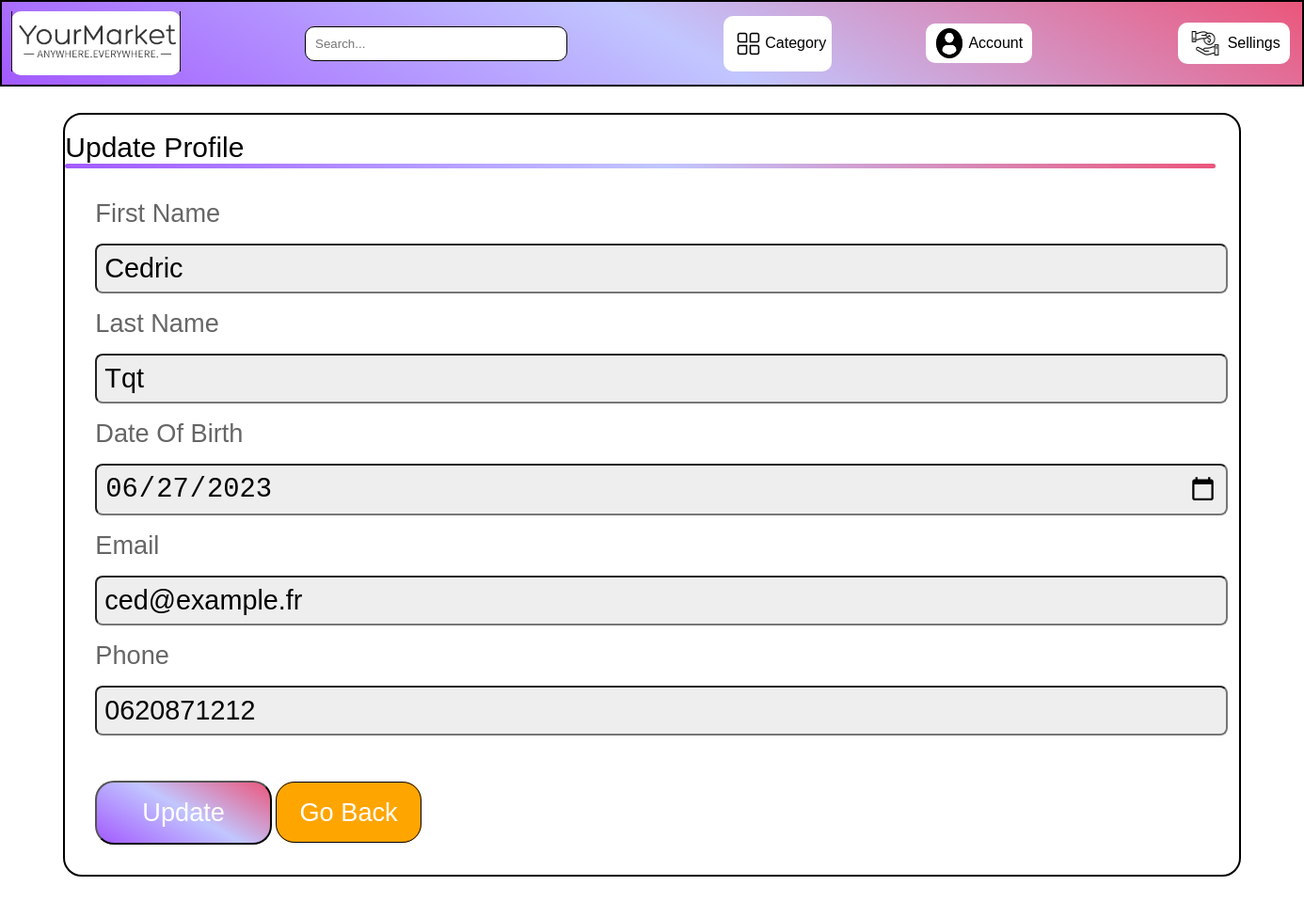
Screenshot of /php/update_profile.php (signed in) with the database file from the repository.
### tables this page shows
CREATE TABLE IF NOT EXISTS `seller` (
  `ID_Seller` int NOT NULL AUTO_INCREMENT,
  `lastname` varchar(20) NOT NULL,
  `firstname` varchar(20) NOT NULL,
  `phone` varchar(10) DEFAULT NULL,
  `dateofbirth` date NOT NULL,
  `email` varchar(200) NOT NULL,
  `password` varchar(255) NOT NULL,
  PRIMARY KEY (`ID_Seller`),
  UNIQUE KEY `email` (`email`)
);

### php/update_profile.php (the view, shortened to what this page needs)
<?php
$mysqli = require __DIR__ . "/connecdb.php";
$userId = $_SESSION["user_id"];
$userType = $_SESSION["user_type"];
if ($userType === 'seller') {
    $select_profile = $mysqli->prepare("SELECT firstname, lastname, dateofbirth, email, phone FROM `seller` WHERE ID_Seller = ?");
} else {
    $select_profile = $mysqli->prepare("SELECT firstname, lastname, dateofbirth, email, phone FROM `buyer` WHERE ID_Buyer = ?");
}
$select_profile->bind_param("i", $userId);
$select_profile->execute();
$result = $select_profile->get_result();
$profile = null;
if ($result->num_rows > 0) {
    $profile = $result->fetch_assoc();
}
?>
<!DOCTYPE html>
<html lang="en">
<head>
    <link href="../css/profile.css" rel="stylesheet" type="text/css">
</head>
<body>
<?php include 'navbar.php'; ?>
<?php if (empty($searchQuery) && empty($_GET['category'])): ?>
    <div CLASS="box-principal">
        <div class="box-update-profile">
            <div class="category-title">
                <br>
                <label class="title-1"> Update Profile</label>
            </div>
            <div class="bar-random">
            </div>
            <section class="update-profile">
                <?php if ($profile !== null): ?>
                    <form action="" method="post">
                        <span>First Name</span>
                        <input type="text" name="firstname" id="firstname" required class="box" maxlength="100"
                               value="<?= isset($profile['firstname']) ? $profile['firstname'] : ''; ?>">
                        <span>Last Name</span>
                        <input type="text" name="lastname" id="lastname" required class="box" maxlength="100"
                               value="<?= isset($profile['lastname']) ? $profile['lastname'] : ''; ?>">
                        <span>Date Of Birth</span>
                        <input type="date" name="dateofbirth" id="dateofbirth" required class="box"
                               value="<?= isset($profile['dateofbirth']) ? $profile['dateofbirth'] : ''; ?>">
                        <span>Email</span>
                        <input type="email" name="email" id="email" required class="box"
                               value="<?= isset($profile['email']) ? $profile['email'] : ''; ?>">
                        <span>Phone</span>
                        <input type="tel" name="phone" id="phone"  class="box"
                               value="<?= isset($profile['phone']) ? $profile['phone'] : ''; ?>">
                        <div class="flex-btn">
                            <input type="submit" name="update" class="updatebtn" value="Update">
                            <a href="profile.php" class="option-btn">Go Back</a>
                        </div>
                    </form>
                <?php else: ?>
                    <p class="empty">No profile found!</p>
                <?php endif; ?>
            </section>
        </div>
    </div>
<?php endif; ?>
</body>
</html>

### css/profile.css (style rules this page uses)
body { font-family: Arial, sans-serif; margin: 0; padding: 0; }
.box-principal { display: flex; justify-content: center; }
.title-1 { font-size: 30px; color: #000000; }
.bar-random { border-radius: 5px; background-image: linear-gradient(210deg, rgba(235, 86, 123, 1) 0%, rgba(150, 158, 255, 0.5899999737739563) 48%, rgba(145, 58, 254, 0.8399999737739563) 100%); width: 98%; height: 5px; }
section { padding:2rem; max-width: 1200px; margin:0 auto; }
.delete-btn, .option-btn { max-height: 20%; max-width: 20%; margin-top: 2rem; border-radius: 20px; padding: 1rem 3rem; font-size: 1.7rem; text-transform: capitalize; text-decoration: none; color: white; background-color: white; cursor: pointer; }
.updatebtn { max-height: 20%; max-width: 40%; margin-top: 2rem; border-radius: 20px; padding: 1rem 3rem; font-size: 1.7rem; text-transform: capitalize; text-decoration: none; color: white; background-color: white; cursor: pointer; background-image: linear-gradient(210deg, rgba(235, 86, 123, 1) 0%, rgba(150, 158, 255, 0.5899999737739563) 48%, rgba(145, 58, 254, 0.8399999737739563) 100%);; }
.option-btn { background-color: orange; }
.box-update-profile { background-color: white; margin-left: auto; margin-right: auto; margin-top: 2%; margin-bottom: 2%; border: 2px solid black; border-radius: 20px; width: 90%; height: auto; }
.update-profile form .box { width: 100%; border-radius: .5rem; padding: .5rem; font-size: 1.8rem; color:black; background-color: #eee; margin: 1rem 0; }
.update-profile form span { font-size: 1.7rem; color:#666; }
.option-btn { max-height: 20%; max-width: 30%; margin-top: 2rem; border-radius: 20px; border:.1rem solid black; padding: 1rem 1.5rem; font-size: 1.7rem; text-transform: capitalize; text-decoration: none; color: white; cursor: pointer; background-color: orange; }

### css/navbar.css (style rules this page uses)
body { font-family: Arial, sans-serif; margin: 0; padding: 0; }

### rows the page displays
seller: firstname "Cedric", lastname "Tqt", dateofbirth "06/27/2023", email "ced@example.fr", phone "0620871212"
